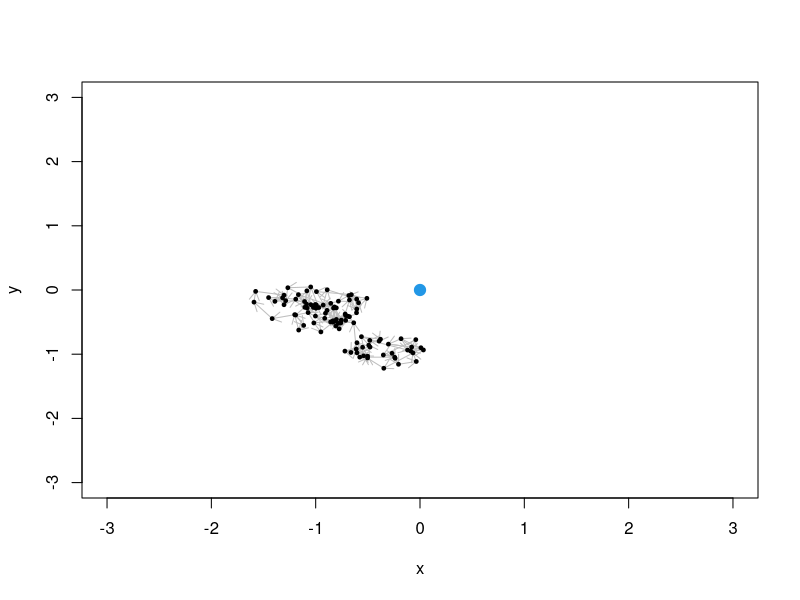

The R source for this figure:
################################################################################
################################################################################

# Brownian motion

if(0){
    
    N <- 100
    
    res <- data.frame(x=rep(NA, N), y=NA, dist=NA, angle=NA)
    
    res$x[1] <- res$y[1] <- 0
    
    for(t in 2:N){
        
        res$theta[t] <- runif(1, 0, 2*pi) ; res$theta[t]/(2*pi)*360
        
        res$dist[t] <- abs(rnorm(1)) ; res$dist[t]
        
        dx <- sin(res$theta[t]) * res$dist[t] ; dx
        
        dy <- cos(res$theta[t]) * res$dist[t] ; dy
        
        res$x[t] <- res$x[t-1] + dx ; res$x[t] 
        
        res$y[t] <- res$y[t-1] + dy ; res$y[t] 
        
    }
    
    with(res, {
        
        plot(x, y, type="n")
        
        arrows(x0=x[-N], x1=x[-1], y0=y[-N], y1=y[-1], length=0.1, col="grey")
        
        points(x, y, pch=19, cex=0.5)
        
        points(x[1], y[1], pch=19, cex=1.5, col=4)
        
    })
    
}

################################################################################
################################################################################

# correlated motion

if(1){
    
    require(mvtnorm)
    
    N <- 100
    
    rho <- 0.99
    
    sigma <- 1
    
    delta.time <- outer(1:N, 1:N, function(x,y) abs(x-y)) ; delta.time[1:10,1:10] ; dim(delta.time)
    
    cor <- rho ^ delta.time ; cor[1:10,1:10] ; dim(cor)
    
    var <- sigma * diag(N) ; var[1:10,1:10] ; dim(var)
    
    cov <- sqrt(var) %*% cor %*% sqrt(var) ; cov[1:10,1:10] ; dim(cov)
    
    x <- rmvnorm(1, sigma = cov)
    
    # plot(as.numeric(x), type="l", ylim=c(-3,3))
    # 
    # abline(h=0, col=4)
    
    y <- rmvnorm(1, sigma = cov)
    
    plot(x, y, type="n", xlim=c(-3,3), ylim=c(-3,3))
    
    arrows(x0=x[-N], x1=x[-1], y0=y[-N], y1=y[-1], length=0.1, col="grey")
    
    points(x, y, pch=19, cex=0.5)
    
    points(0, 0, pch=19, cex=1.5, col=4)
    
}

################################################################################
################################################################################
